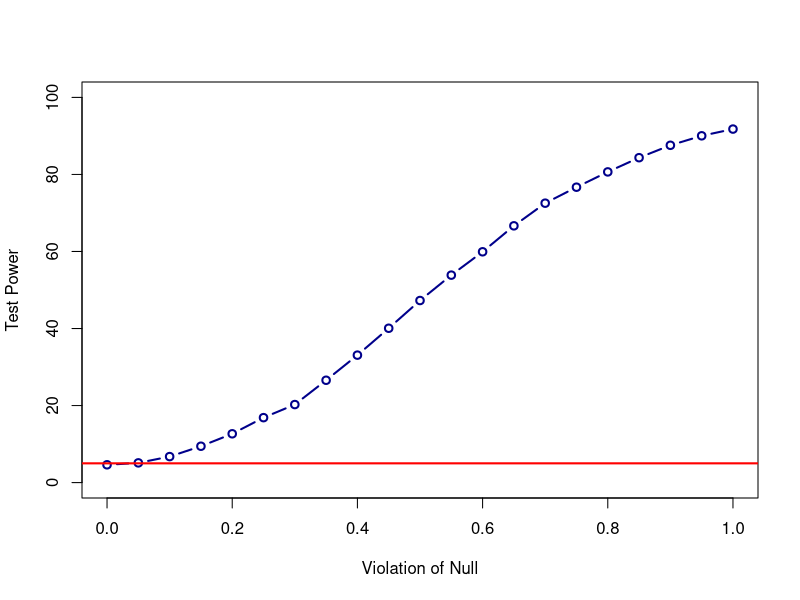

This figure's R source:
S <- 10000
N <- 100
delta <- seq(0,1,0.05)
alpha <- 0.05

# monte carlo experiments
reject <- matrix(0,S,length(delta))
dimnames(reject)[[2]] <- sprintf('delta=%2.2f',delta)

for( i in 1:length(delta) ){
  for( s in 1:S ){
    cat('.')

    X <- 1+rt(N,2.5)
    Y <- 1+delta[i]+rt(N,2.5)

    d <- X-Y
    stat <- mean(d)/(sd(d)/sqrt(N))
    reject[s,i] <- (abs(stat) > qnorm(1-alpha/2))

  }
  cat('\n')
}
cat('Power of the test')
colMeans(reject*100)
plot(delta,colMeans(reject*100),t='b',ylim=c(0,100),lwd=2,col='darkblue',ylab='Test Power',xlab='Violation of Null')
abline(h=5,col='red',lwd=2)

D <- cbind(delta,colMeans(reject*100))
write.table(file='wald-power.csv',D,col.names=FALSE,row.names=FALSE)